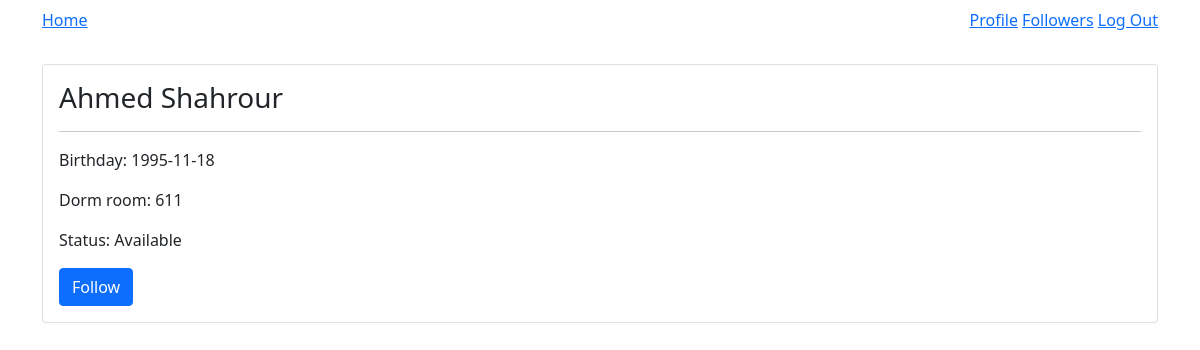
/user/1 (signed in), run on the app's committed database.
### socialorm_app/models.py (models this page shows, shortened)
class User(UserMixin, db.Model):
  id = db.Column(db.Integer, primary_key=True)
  email = db.Column(db.String(80), nullable=False, unique=True)
  password = db.Column(db.String(200), nullable=False)
  name = db.Column(db.String(80), nullable=False)
  status = db.Column(db.String(80), nullable=False, default='Available')
  dob = db.Column(db.Date, nullable=False)
  dorm_room = db.Column(db.String(5), nullable=False)
  residence_id = db.Column(db.Integer, db.ForeignKey('residence.id'), nullable=False)
  residence = db.relationship('Residence', back_populates='users')
  followers = db.relationship('User', secondary=user_followers,
  primaryjoin=id==user_followers.c.followee_id,
  secondaryjoin=id==user_followers.c.follower_id,
  backref=backref('followees')
  )

### socialorm_app/main/routes.py (the view)
@main.route('/user/<user_id>', methods=['GET', 'POST'])
@login_required
def user_detail(user_id):
  user = User.query.get(user_id)
  print(current_user.followers)
  is_following = user in current_user.followees
  return render_template('user_detail.html', user=user, is_following=is_following)

### socialorm_app/__init__.py (called while the page is built)
@login_manager.user_loader
def load_user(user_id):
    return User.query.get(user_id)

### socialorm_app/templates/user_detail.html
{% extends 'base.html' %} {% block content %}
<div class="card">
  <div class="card-body">
    <h3 class="card-title">{{ user.name }}</h3>
    <hr>
    <p class="card-text">Birthday: {{ user.dob }}</p>
    <p class="card-text">Dorm room: {{ user.dorm_room }}</p>
    <p class="card-text">Status: {{ user.status }}</p>
    {% if is_following %}
    <form action="{{ url_for('main.unfollow') }}" method="POST">
      <button name="followee_id" type="submit" value="{{ user.id }}" class="btn btn-danger">Unfollow</button>
    </form>
    {% else %}
    <form action="{{ url_for('main.follow') }}" method="POST">
      <button name="followee_id" type="submit" value="{{ user.id }}" class="btn btn-primary">Follow</button>
    </form>
    {% endif %}
  </div>
</div>
{% endblock %}

### data on the page
User: name "Ahmed Shahrour", dob "1995-11-18", dorm_room "611", status "Available"
